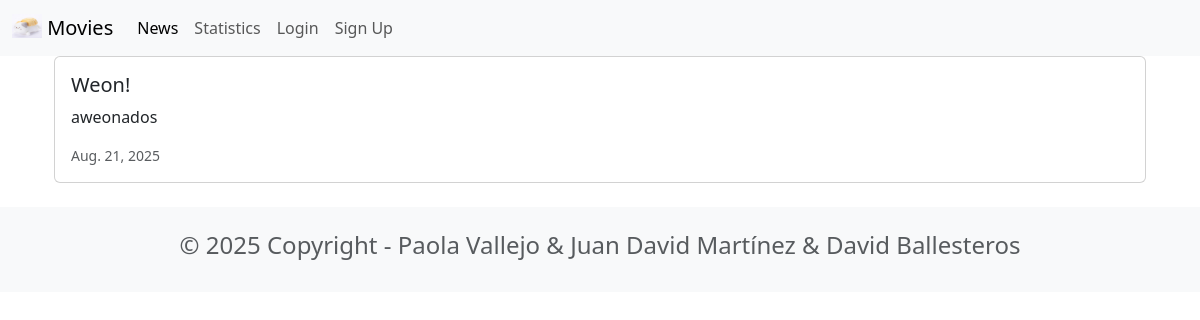
Page /news/ on the committed database.
### news/models.py (models this page shows, shortened)
class New(models.Model):
    headline = models.CharField(max_length=200)
    body = models.TextField()
    date = models.DateField()

### news/views.py (the view)
# urls.py: path('news/', include('news.urls')),
def news(request):
    news_s = New.objects.all().order_by('-date')
    return render(request, 'news.html', {'news_s': news_s})

### news/templates/news.html
{% extends 'base.html' %}
{% block content %}
<div class="container">
  {% for news in news_s %}
    <div class="card mb-3">
      <div class="row g-0">
        <div class="col-md-8">
          <div class="card-body">
            <h5 class="card-title">{{news.headline}}</h5>
            <p class="card-text">{{news.body}}</p>
            <p class="card-text"><small class="text-body-secondary">{{news.date}}</small></p>
          </div>
        </div>
      </div>
    </div>
  {% endfor %}
</div>
{% endblock content %}

### rows in the picture
New: headline "Weon!", body "aweonados", date "Aug. 21, 2025"
